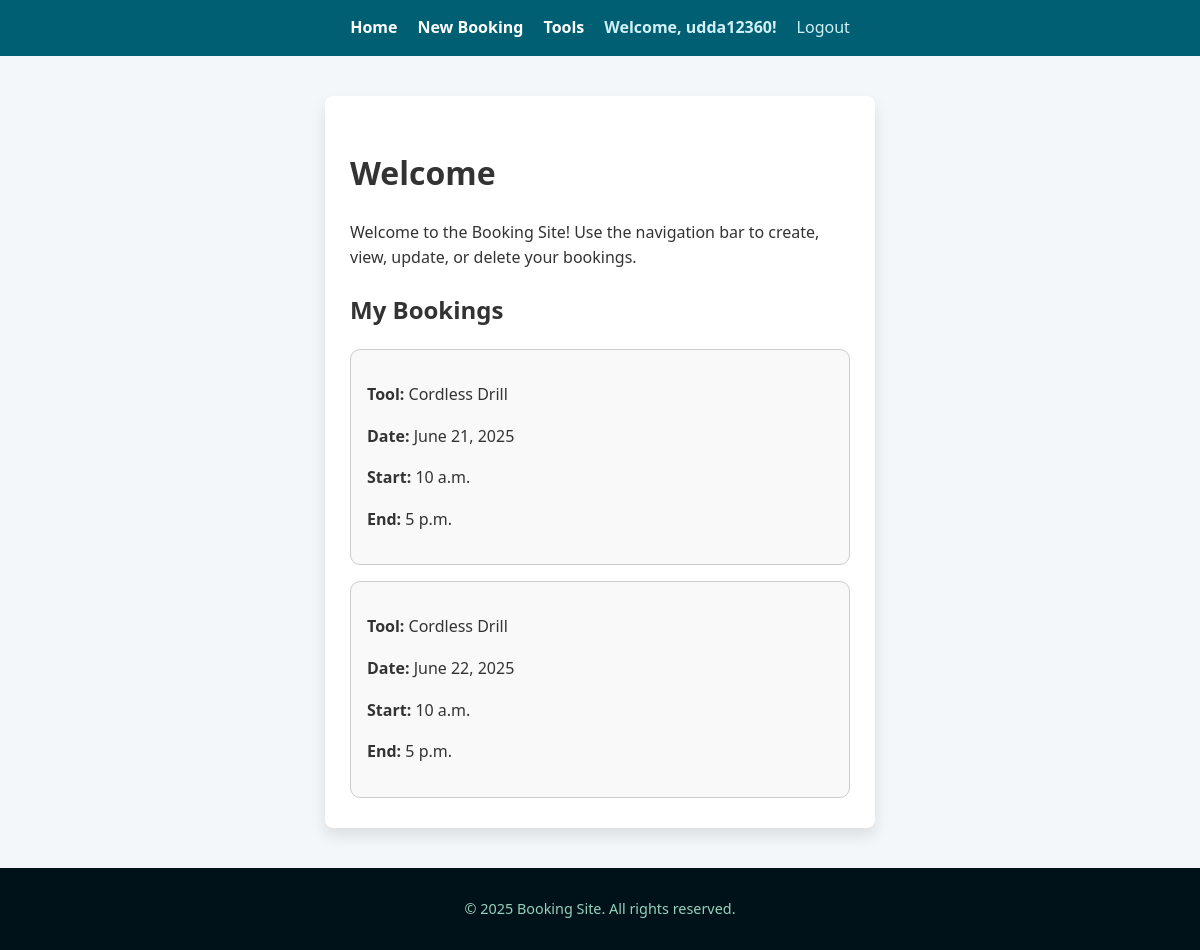
The page / (signed in) on the database as committed earlier.
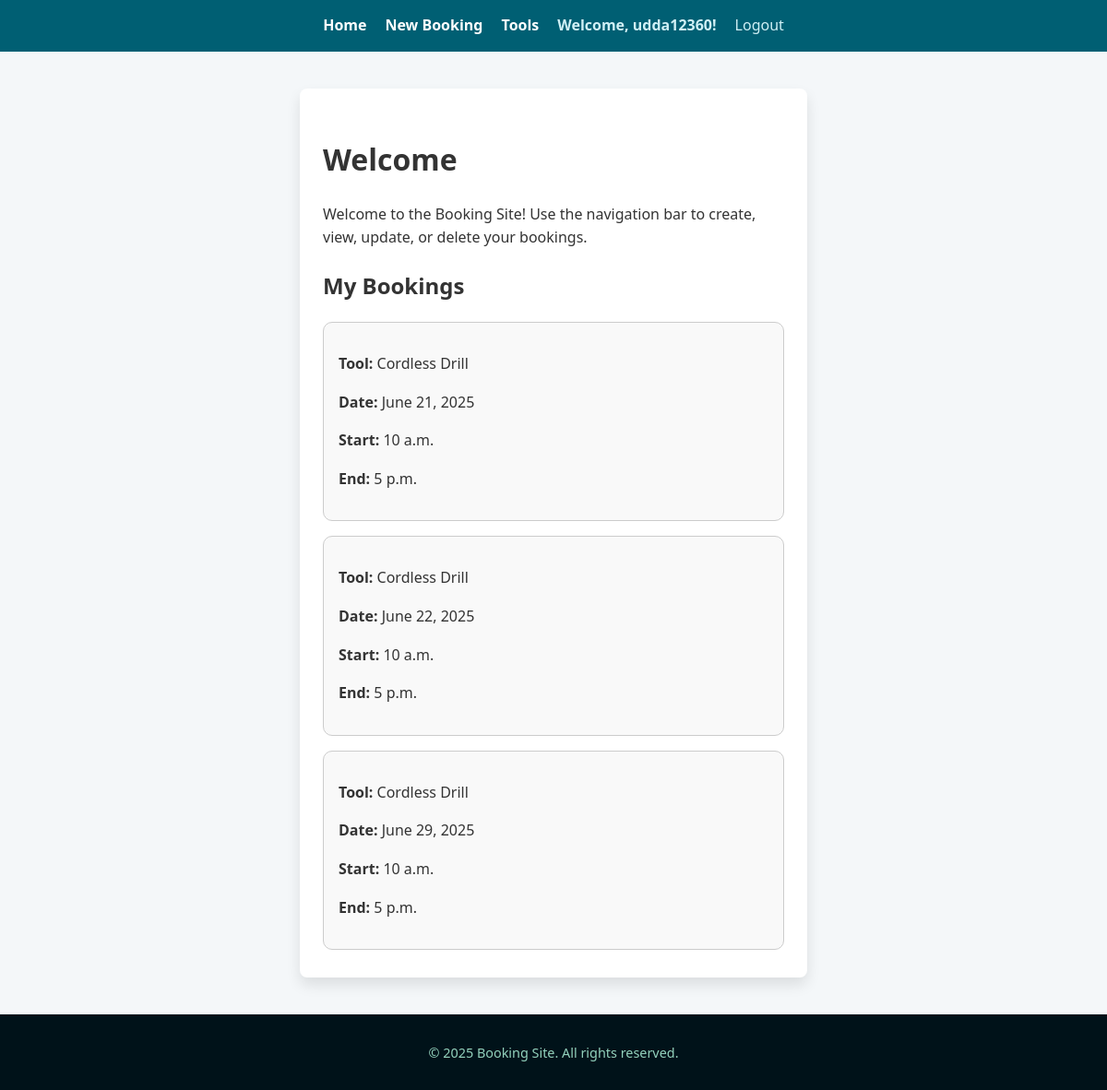
The same page on the database as committed later.
### bookings/models.py (models this page shows, shortened)
class Booking(models.Model):
    tool = models.ForeignKey(Tool, on_delete=models.CASCADE)
    user = models.ForeignKey(User, on_delete=models.CASCADE)
    date = models.DateField()
    start_time = models.TimeField()
    end_time = models.TimeField()
    confirmation_email = models.EmailField(blank=True, null=True)  # optional field for email confirmation

class Tool(models.Model):
    name = models.CharField(max_length=100)
    description = models.TextField(blank=True)
    location = models.CharField(max_length=100)
    image = models.ImageField(upload_to='tool_images/', blank=True, null=True)

### bookings/views.py (the view)
# urls.py: path('', views.home, name='home'),  # <-- Add home page at root
def home(request):
    context = {
        'info_text': (
            "Welcome to the Booking Site! Use the navigation bar to create, "
            "view, update, or delete your bookings."
        )
    }
    if request.user.is_authenticated:
        context['bookings'] = Booking.objects.filter(user=request.user)
    return render(request, 'bookings/home.html', context)

### bookings/templates/bookings/home.html (shortened to what this page needs)
{% extends 'bookings/base.html' %}
{% block content %}
<h1>Welcome</h1>
<p>{{ info_text }}</p>
{% if user.is_authenticated %}
    <h2>My Bookings</h2>
    {% if bookings %}
        <div class="booking-grid">
            {% for booking in bookings %}
                <div class="booking-card">
                    <p><strong>Tool:</strong> {{ booking.tool.name }}</p>
                    <p><strong>Date:</strong> {{ booking.date }}</p>
                    <p><strong>Start:</strong> {{ booking.start_time }}</p>
                    <p><strong>End:</strong> {{ booking.end_time }}</p>
                </div>
            {% endfor %}
        </div>
    {% else %}
        <p>You have no bookings yet.</p>
    {% endif %}
{% else %}
    <p><a href="{% url 'login' %}">Log in</a> to view or make bookings.</p>
{% endif %}
{% endblock %}

Rows that differ between the two databases and show on the page:
added Booking: tool.name "Cordless Drill", date "June 29, 2025", start_time "10 a.m.", end_time "5 p.m."
